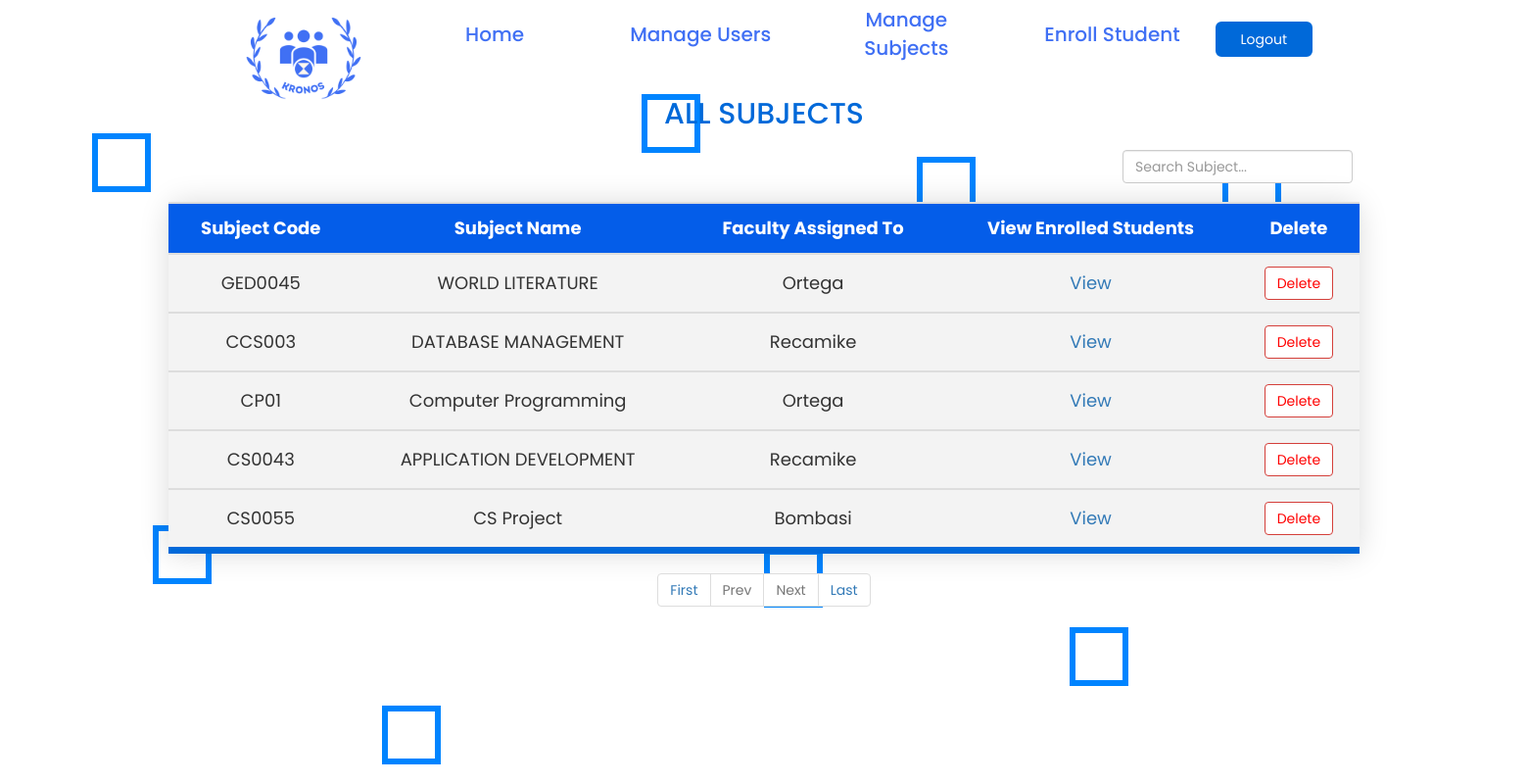
The page /admin/v-subjects.php (signed in) on the database its author committed.
### tables this page shows
CREATE TABLE `subjects` (
  `id` int(11) NOT NULL,
  `subject_code` varchar(20) NOT NULL,
  `subject_name` varchar(50) NOT NULL,
  `facultyid` int(20) NOT NULL
);

CREATE TABLE `faculty` (
  `id` int(20) NOT NULL,
  `username` varchar(20) NOT NULL,
  `fname` varchar(20) NOT NULL,
  `lname` varchar(20) NOT NULL,
  `pass` varchar(20) NOT NULL,
  `email` varchar(20) NOT NULL,
  `phone` varchar(11) NOT NULL
);

### admin/v-subjects.php (the view, shortened to what this page needs)
<?php include("adminnav.php"); ?>
  <?php
    include('../connect.php');
  ?>
<!DOCTYPE html>
<html lang="en">
<head>
<link href='https://maxcdn.bootstrapcdn.com/bootstrap/3.3.7/css/bootstrap.min.css' rel='stylesheet' type='text/css'>
<link rel="stylesheet" href="views.css">
</head>
<body>
<?php
      if (isset($_GET['pageno'])) {
        $pageno = $_GET['pageno'];
    } else {
        $pageno = 1;
    }
?>
<div class="wrapper">
        <div class="box">
            <div></div>
            <div></div>
            <div></div>
            <div></div>
            <div></div>
            <div></div>
            <div></div>
            <div></div>
            <div></div>
        </div>
</div>
<center>
<h2>All Subjects</h2>
<br>
<div class = "search">
  <div class ="container" style="max-width: 17%;">
          <input type="text" class="form-control" id="live_search" autocomplete="off" placeholder="Search Subject...">
      </div>
</div>
<br>
<div id="searchresult">
    <table align="center" class="content-table" id="table">
      <tr>
        <tr style="background-color: #045de9; color: white">
        <td><b><center>Subject Code</td>
        <td><b><center>Subject Name</td>
        <td><b><center>Faculty Assigned To</td>
        <td><b><center>View Enrolled Students</td>
        <td><b><center>Delete</td>
      </tr>
        <?php
          $query = ("SELECT subjects.id, subjects.subject_code, subjects.subject_name, faculty.lname
          FROM subjects
          INNER JOIN faculty ON faculty.id = subjects.facultyid");
          $result = mysqli_query($con, $query);
          while ($row = mysqli_fetch_assoc($result)) {
            $id = $row['id'];
        ?>
        <tr>
          <td><?php echo $row['subject_code']; ?></td>
          <td><?php echo $row['subject_name']; ?></td>
          <td><?php echo $row['lname']; ?></td>
          <td><a href="viewenrolled.php?edit=<?php echo $row['id'];?>">View</a></td>
          <td align='center'>
          <button class='delete btn btn-danger' id='del_<?= $id ?>' data-id='<?= $id ?>' >Delete</button>
          </td>
        </tr>
        <?php
        } ?>
</div>
<br>
<br>
<br>
<br>
<br>
    <ul class="pagination">
        <li><a href="?pageno=1">First</a></li>
        <li class="<?php if($pageno <= 1){ echo 'disabled'; } ?>">
            <a href="<?php if($pageno <= 1){ echo '#'; } else { echo "?pageno=".($pageno - 1); } ?>">Prev</a>
        </li>
        <li class="<?php if($pageno >= $total_pages){ echo 'disabled'; } ?>">
            <a href="<?php if($pageno >= $total_pages){ echo '#'; } else { echo "?pageno=".($pageno + 1); } ?>">Next</a>
        </li>
        <li><a href="?pageno=<?php echo $total_pages; ?>">Last</a></li>
    </ul>
</center>
</body>
</html>

### admin/views.css (style rules this page uses)
* { margin: 0; padding: 0; box-sizing: border-box; font-family: 'Poppins',sans-serif; }
body { background-color: white; overflow:scroll; }
.wrapper { width: 500px; margin: 0 auto; }
.content-table { border-collapse: collapse; font-size: 18px; width: 78%; border-radius: 15px 15px 0 0; box-shadow: 0 0 30px rgba(0, 0, 0, 0.15); margin: auto; position: relative; top: 100px; }
.content-table td { color: #white; text-align: center; }
.content-table th, .content-table td { padding: 12px 15px; }
.content-table tbody tr { border-bottom: 2px solid #dddddd; }
.content-table tbody tr:nth-of-type(even) { background-color: #f3f3f3; }
.content-table tbody tr:nth-of-type(odd) { background-color: #f3f3f3; }
.content-table tbody tr:last-of-type { border-bottom: 7px solid #0069d9; padding: 15px; }
h2 { color: #0069d9; text-transform: uppercase; margin: auto; position: relative; top: 100px; }
body { margin: 0; padding: 0; }
.wrapper { position: absolute; width: 100%; height: 100%; overflow: hidden; background-color: #ffff; }
.box div { position: absolute; width: 60px; height: 60px; background-color: transparent; border: 6px solid rgb(0, 132, 255); }
.box div:nth-child(1) { top: 12%; left: 42%; animation: animate 10s linear infinite; }
.box div:nth-child(3) { top: 17%; left: 6%; animation: animate 9s linear infinite; }
.box div:nth-child(4) { top: 20%; left: 60%; animation: animate 10s linear infinite; }
.box div:nth-child(5) { top: 67%; left: 10%; animation: animate 6s linear infinite; }
.box div:nth-child(6) { top: 80%; left: 70%; animation: animate 12s linear infinite; }
.box div:nth-child(7) { top: 60%; left: 80%; animation: animate 15s linear infinite; }
.box div:nth-child(8) { top: 32%; left: 25%; animation: animate 16s linear infinite; }
.box div:nth-child(9) { top: 90%; left: 25%; animation: animate 9s linear infinite; }
.box div:nth-child(10) { top: 20%; left: 80%; animation: animate 5s linear infinite; }
.btn { background: #fff; color:red; }
.search { position: relative; left: 31%; top: 100px; }

### admin/adminnav.php (style rules this page uses)
* { margin: 0; padding: 0; box-sizing: border-box; font-family: "Poppins", sans-serif; }
a { text-decoration: none; }

### rows shown on the page
subjects: subject_code "GED0045", subject_name "WORLD LITERATURE", facultyid.lname "Ortega"
subjects: subject_code "CCS003", subject_name "DATABASE MANAGEMENT", facultyid.lname "Recamike"
subjects: subject_code "CP01", subject_name "Computer Programming", facultyid.lname "Ortega"
subjects: subject_code "CS0043", subject_name "APPLICATION DEVELOPMENT", facultyid.lname "Recamike"
subjects: subject_code "CS0055", subject_name "CS Project", facultyid.lname "Bombasi"
